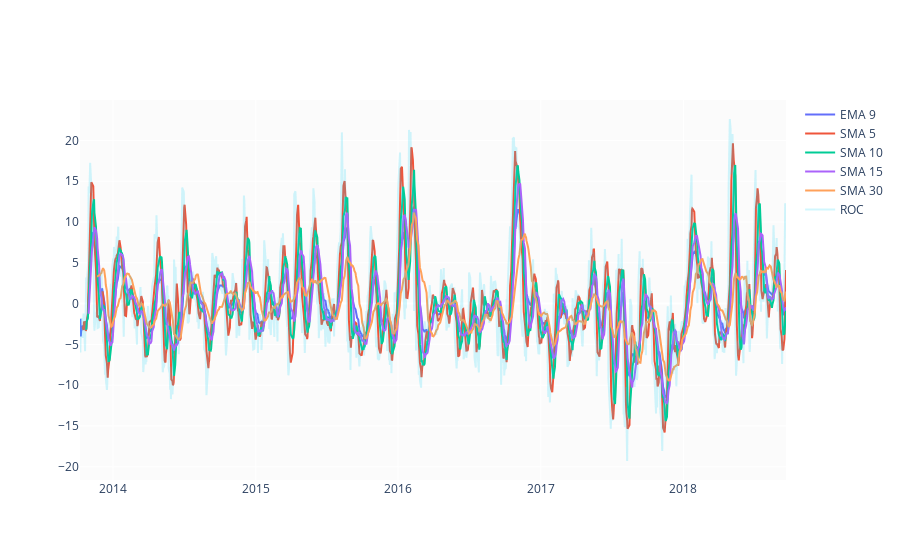

Write notebook code for a chart like this one.
### Code cell
df['EMA_9'] = df['ROC'].ewm(9).mean().shift()
df['SMA_5'] = df['ROC'].rolling(5).mean().shift()
df['SMA_10'] = df['ROC'].rolling(10).mean().shift()
df['SMA_15'] = df['ROC'].rolling(15).mean().shift()
df['SMA_30'] = df['ROC'].rolling(30).mean().shift()

fig = go.Figure()
fig.add_trace(go.Scatter(x=df.Date, y=df.EMA_9, name='EMA 9'))
fig.add_trace(go.Scatter(x=df.Date, y=df.SMA_5, name='SMA 5'))
fig.add_trace(go.Scatter(x=df.Date, y=df.SMA_10, name='SMA 10'))
fig.add_trace(go.Scatter(x=df.Date, y=df.SMA_15, name='SMA 15'))
fig.add_trace(go.Scatter(x=df.Date, y=df.SMA_30, name='SMA 30'))
fig.add_trace(go.Scatter(x=df.Date, y=df.ROC, name='ROC', opacity=0.2))
fig.show()

### Figure 1 — Plotly figure (JSON) as saved in the notebook; plotly's stock layout.template omitted (floating-point values rounded to 4 significant figures; data arrays with more than 128 entries replaced by an {"elided": "..."} marker saying what was removed)
{"data": [{"name": "EMA 9", "type": "scatter", "x": {"elided": "1225 str values"}, "y": {"elided": "1225 float values"}}, {"name": "SMA 5", "type": "scatter", "x": {"elided": "1225 str values"}, "y": {"elided": "1225 float values"}}, {"name": "SMA 10", "type": "scatter", "x": {"elided": "1225 str values"}, "y": {"elided": "1225 float values"}}, {"name": "SMA 15", "type": "scatter", "x": {"elided": "1225 str values"}, "y": {"elided": "1225 float values"}}, {"name": "SMA 30", "type": "scatter", "x": {"elided": "1225 str values"}, "y": {"elided": "1225 float values"}}, {"name": "ROC", "opacity": 0.2, "type": "scatter", "x": {"elided": "1225 str values"}, "y": {"elided": "1225 float values"}}], "layout": {}}
